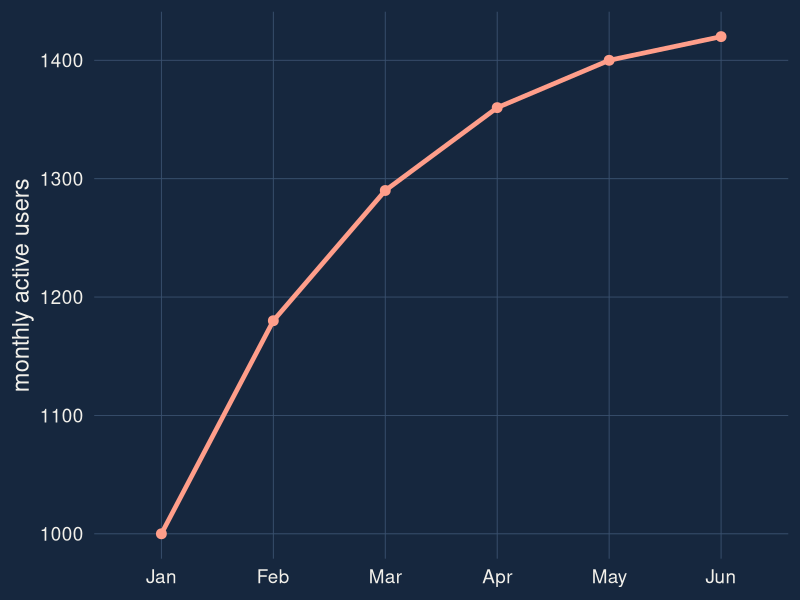

The R source for this figure:
## ---- chunk 1
#| echo: false
#| fig-width: 12
#| fig-height: 4.8
#| dev: svg
library(ggplot2)

growth <- data.frame(
  month = factor(month.abb[1:6], levels = month.abb[1:6]),
  users = c(1000, 1180, 1290, 1360, 1400, 1420)
)
growth$change <- growth$users / growth$users[1] - 1

ink <- "#F2F0EA"

ggplot(growth, aes(month, users, group = 1)) +
  geom_line(colour = "#FF9E8A", linewidth = 1.6) +
  geom_point(colour = "#FF9E8A", size = 3) +
  labs(x = NULL, y = "monthly active users") +
  theme_minimal(base_size = 17) +
  theme(
    plot.background  = element_rect(fill = "#16273E", colour = NA),
    panel.background = element_rect(fill = "#16273E", colour = NA),
    panel.grid.minor = element_blank(),
    panel.grid.major = element_line(colour = "#3a516f", linewidth = 0.3),
    text = element_text(colour = ink),
    axis.text = element_text(colour = ink)
  )
